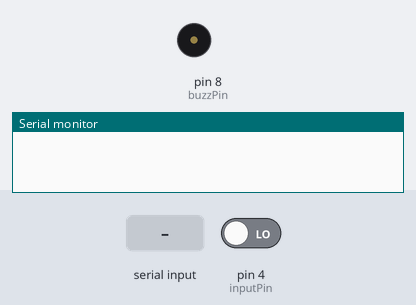
Simulated run of this sketch. Board: Arduino Uno, built with avr-gcc and run on an emulated ATmega328P. On the bench: buzzer (waves = sounding), the last lines printed to the serial monitor. The inputs (shaded band) are chosen by the test bench; at power-on: pin 4 (inputPin) LOW.

Above: at 1.2 s.
1.3 s: "on" received over the second serial link
3.2 s: pin 4 (inputPin) driven HIGH
At 4.3 s:
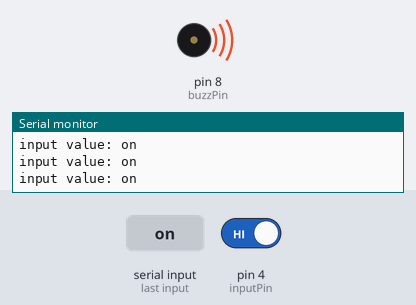
4.7 s: "onoff" received over the second serial link
At 5.9 s:
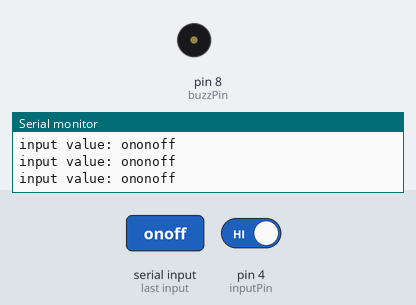
6.6 s: "1" received over the second serial link
Timing chart, 0 to 9.6 s (numbered marks = the images above; inputs shaded):
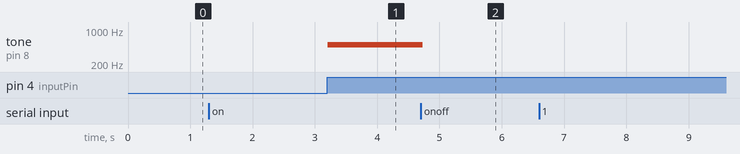

Measured:
- after the input at 3.2 s, tone on pin 8 (buzzPin): silent → 500 Hz at once
- after the input at 4.7 s, tone on pin 8 (buzzPin): 500 Hz → silent at once

The sketch:

termproject.ino
```cpp
#include <SoftwareSerial.h>

int buzzPin = 8;
int inputPin = 4;
int pirState = LOW;
int val = 0;

int blueTx = 2;
int blueRx = 3;
SoftwareSerial mySerial(blueTx, blueRx);
String myString = "";

void setup()   {
   Serial.begin(9600);
   mySerial.begin(9600);
   pinMode(buzzPin, OUTPUT);
   pinMode(inputPin, INPUT);
}

void loop()   {
   while(mySerial.available())   {
      char myChar = (char)mySerial.read();
      myString += myChar;
      delay(5);
   }

   if(!myString.equals(""))   {
      Serial.println("input value: " + myString);

      if(myString =="on")   {
             val = digitalRead(inputPin); // 센서값 읽기
             if (val == HIGH) { // 인체감지시
               tone(buzzPin,500,3000); //버저 울림
               if (pirState == LOW) {
               // 시리얼모니터에 메시지 출력
               Serial.println("Motion detected!");
               pirState = HIGH;
               }
             } else {
               noTone(buzzPin); //버저 끔
               if (pirState == HIGH){
                  // 시리얼모니터에 메시지 출력
                   Serial.println("Motion ended!");
                   pirState = LOW;
               }
             }
      }
      else if(myString == "onoff") {
         noTone(buzzPin);
         myString = "";
      }
      else {
         noTone(buzzPin);
      }
    }
}
```
